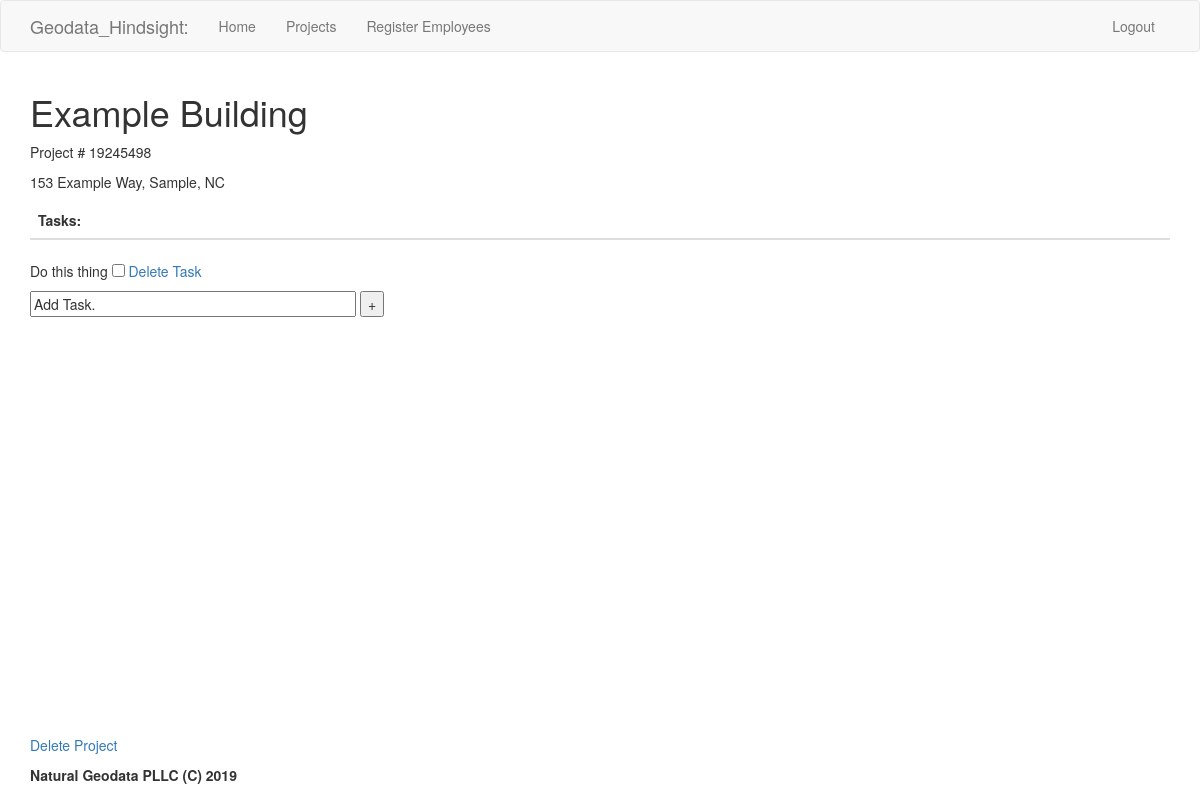
Screenshot of /projects/19245498 (signed in) with the database file from the repository.
### app/models.py (models this page shows, shortened)
class Project(db.Model):
	id = db.Column(db.Integer, primary_key=True)
	internal_id = db.Column(db.Integer, index=True, unique=True)
	project_name = db.Column(db.String(60), index=True, unique=True)
	project_address = db.Column(db.String(120), unique=True)
	time_created = db.Column(db.DateTime, default=datetime.utcnow())
	creator_id = db.Column(db.Integer, db.ForeignKey('user.id'))
	tasks = db.relationship('Task', backref='project', lazy='dynamic')

class Task(db.Model):
    id = db.Column(db.Integer, primary_key=True)
    body = db.Column(db.String(120))
    date_created = db.Column(db.DateTime, default=datetime.utcnow())
    project_id = db.Column(db.Integer, db.ForeignKey('project.id'))

### app/routes.py (the view)
@app.route('/projects/<projectid>', methods=['GET', 'POST'])
@login_required
def project(projectid):
    project = Project.query.filter_by(internal_id=projectid).first()
    if project is None:
        flash('The requested project does not exist!')
        return redirect(url_for('index'))
    form = TaskForm()
    tasks = Task.query.filter_by(project_id=project.id).all()
    current_user.current_project=project.id
    if form.validate_on_submit():
        task = Task(body=form.task_body.data, project_id=project.id)
        db.session.add(task)
        db.session.commit()
        flash('Task succesfully added.')
        return redirect(url_for('project', projectid=project.internal_id))
    return render_template('project.html', project=project, tasks=tasks, form=form)

### app/forms.py
class TaskForm(FlaskForm):
    task_body = StringField('Task', validators=[DataRequired()], default="Add Task.")
    submit = SubmitField('+')
    check_box = BooleanField('Task Completed', default=False)

### app/models.py (called while the page is built)
@login.user_loader
def load_user(id):
	return User.query.get(int(id))

### app/templates/project.html (shortened to what this page needs)
{% extends "base.html" %}
{% block app_content %}
    <h1>{{ project.project_name }}</h1>
    <p>Project # {{ project.internal_id }}</p>
    <p>{{ project.project_address }}</p>
    <table class="table">
        <thead class="thead-light">
            <tr>
                <th scope="col">Tasks:</th>
            </tr>
        </thead>
    </table>
    {% for task in tasks %}
        <p>{{ task.body }} {{ form.check_box() }} <a href="{{ url_for('delete_task', taskid=task.id) }}">Delete Task</a></p>
    {% endfor %}
    <form action="" method="post">
    <div><p>{{ form.task_body(size=40) }} {{ form.submit() }}
        </p></div>
    </form>
    <div style="position: absolute; bottom: 5px">
        {% if current_user.manager %}
            <p><a href="{{ url_for('delete_project', projectid=project.id) }}">Delete Project</a></p>
        {% endif %}
        <p><b>Natural Geodata PLLC (C) 2019</b></p>
    </div>
{% endblock %}

### rows the page displays
Project: project_name "Example Building", internal_id "19245498", project_address "153 Example Way, Sample, NC"
Task: body "Do this thing"
